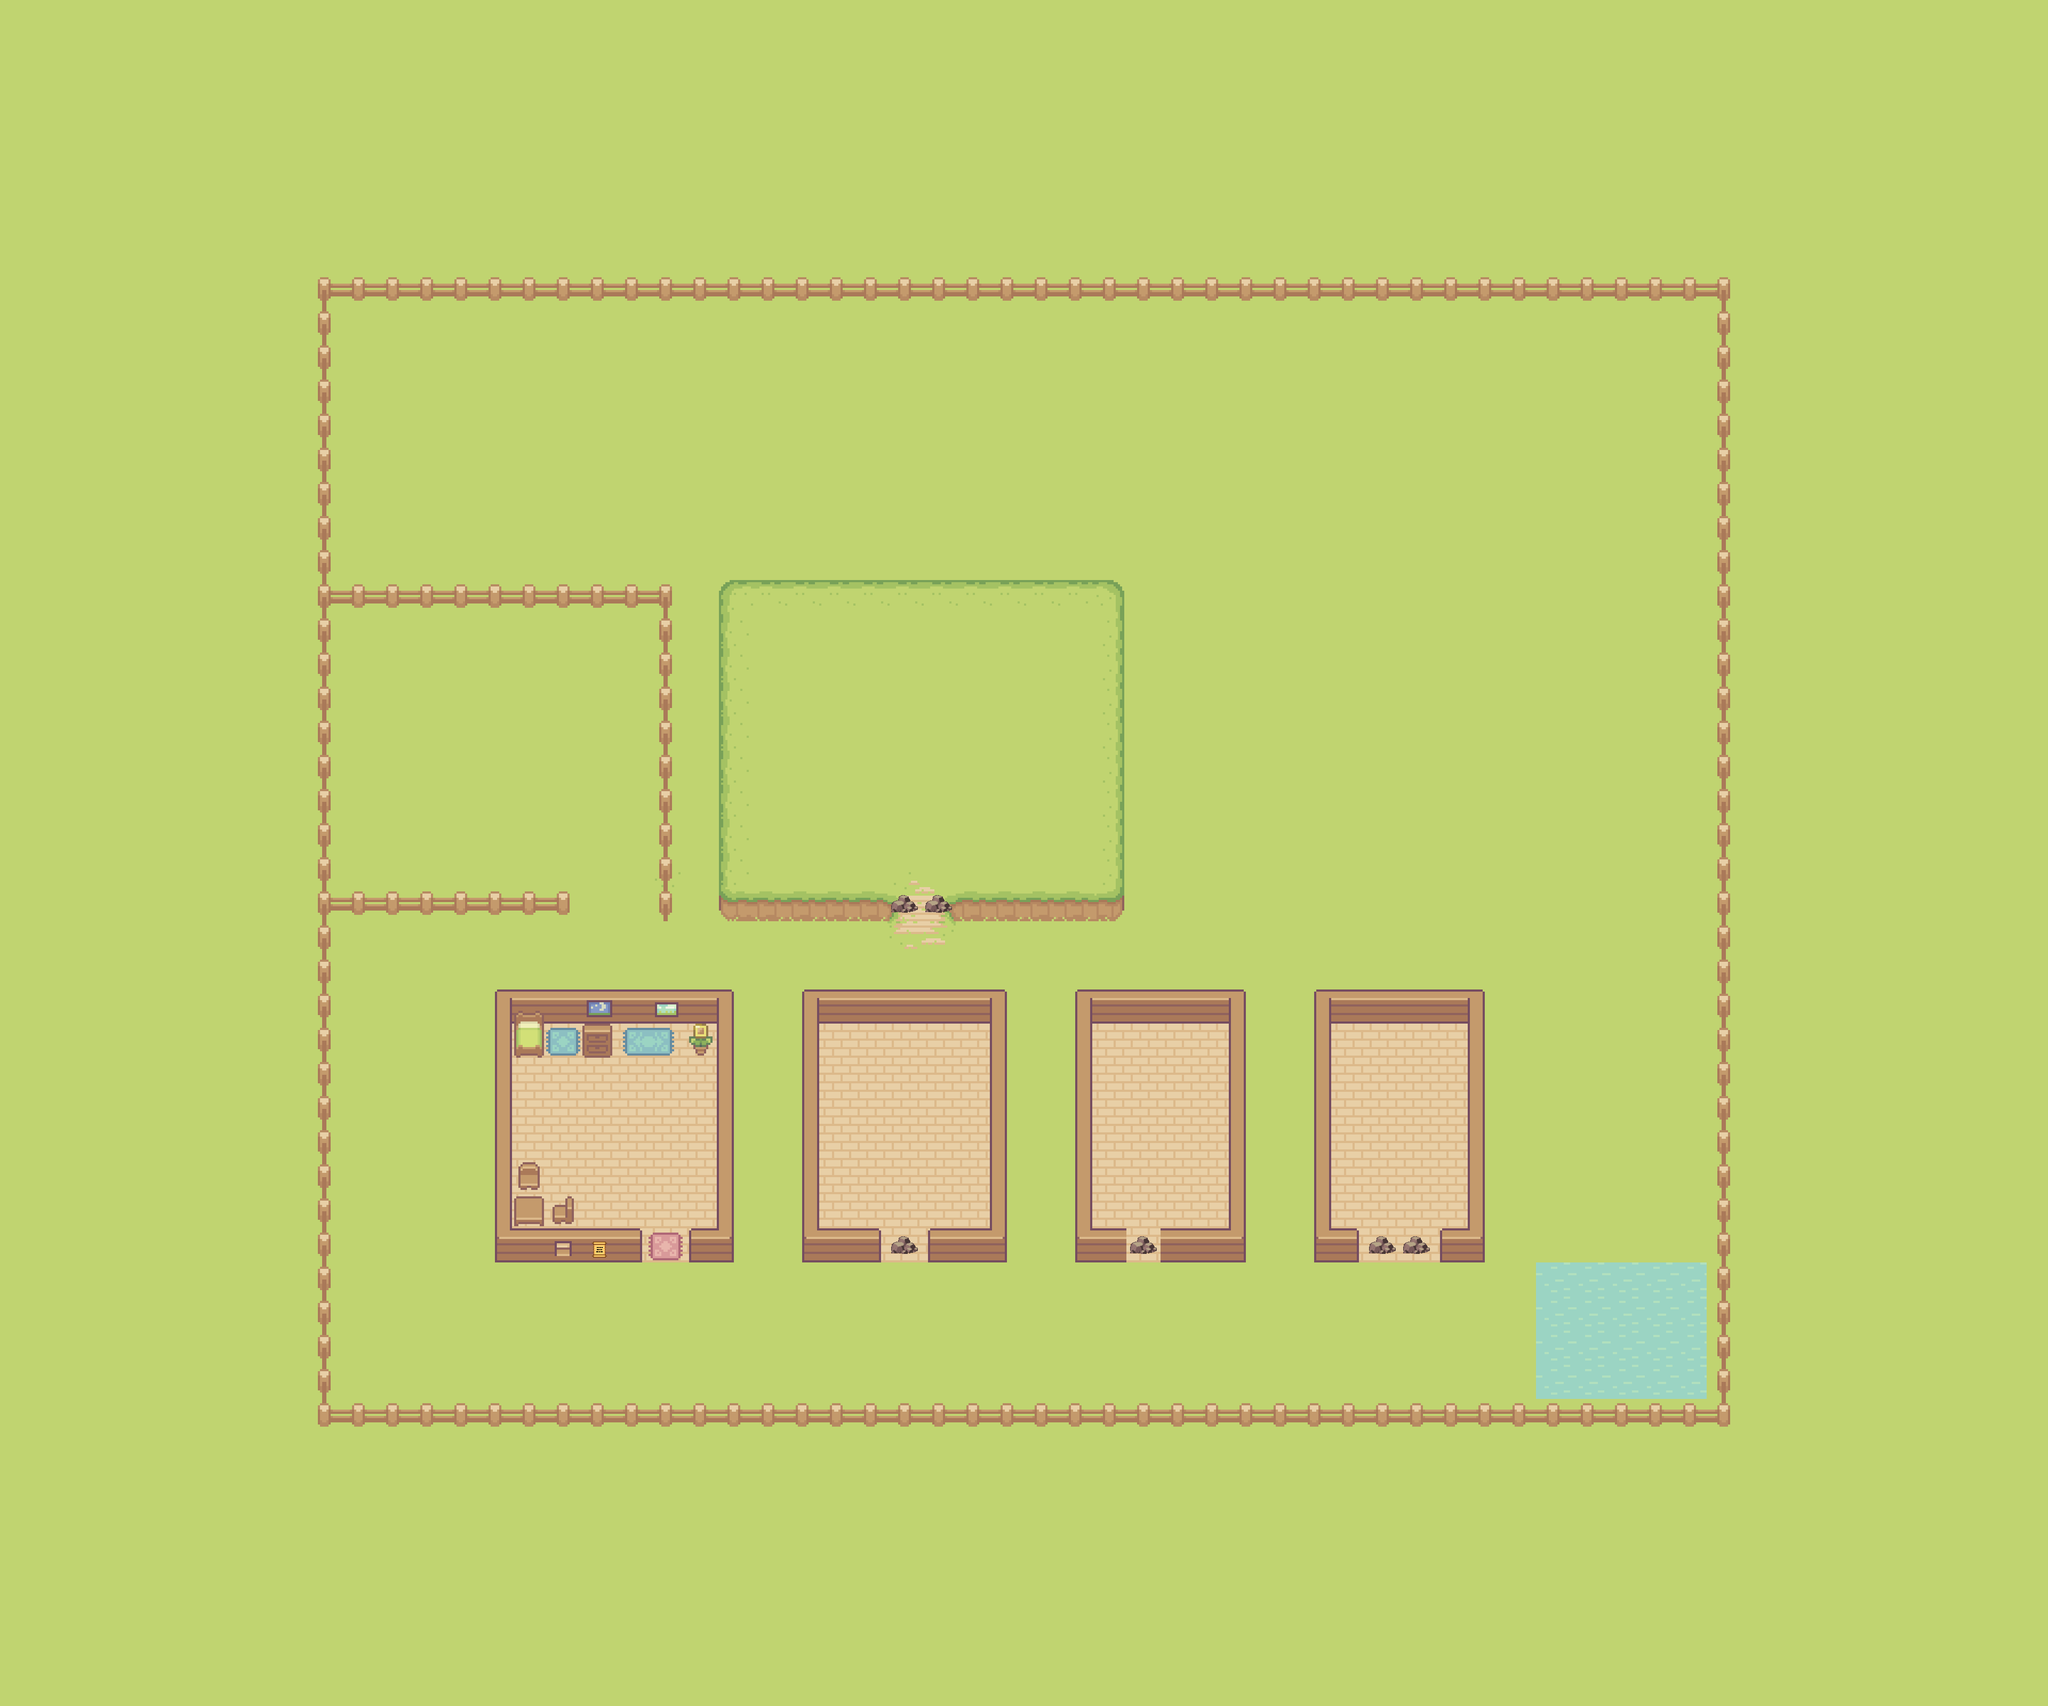

This game map was drawn from its Tiled (.tmx) file and the tilesets committed beside it. A one-line description and the trimmed map source follow:
An orthogonal 60x50 tile map with 64x64 px tiles, 9 tile layers (Ground, Water, Hills, Fence, ...), 2 hidden layers not drawn, 11 tilesets and 96 objects (13x Tree, 11x Location, 5x NPC, 3x Interaction, Start, ...).

<map version="1.10" tiledversion="1.11.1" orientation="orthogonal" renderorder="right-down" width="60" height="50" tilewidth="64" tileheight="64" infinite="0" nextlayerid="37" nextobjectid="396">
 <tileset firstgid="1" source="Tilesets/Grass.tsx" />
 <tileset firstgid="81" source="Tilesets/Hills.tsx" />
 <tileset firstgid="117" source="Tilesets/Fences.tsx" />
 <tileset firstgid="133" source="Tilesets/Plant Decoration.tsx" />
 <tileset firstgid="143" source="Tilesets/Objects.tsx" />
 <tileset firstgid="153" source="Tilesets/Paths.tsx" />
 <tileset firstgid="169" source="Tilesets/interaction.tsx" />
 <tileset firstgid="171" source="Tilesets/Water.tsx" />
 <tileset firstgid="172" source="Tilesets/House.tsx" />
 <tileset firstgid="207" source="Tilesets/House Decoration.tsx" />
 <tileset firstgid="261" source="Tilesets/Rock.tsx" />
 <layer id="19" name="Ground" width="60" height="50">
  <data>[3000 cells, 3000 non-empty, 1 distinct tile ids]</data>
 </layer>
 <objectgroup id="34" name="Location">
  <object id="373" name="Maplewood Village" type="Location" x="816.485" y="1714" width="2050.79" height="900" />
  <object id="374" name="Maplewood Village" type="Location" x="896" y="1860" width="504" height="500" />
  <object id="383" name="Maplewood Village" type="Location" x="1976" y="1854" width="380" height="516" />
  <object id="382" name="Maplewood Village" type="Location" x="1474" y="1854" width="450" height="518" />
  <object id="390" name="Maplewood Village" type="Location" x="2426" y="1854" width="380" height="516" />
  <object id="375" name="Your Room" type="Location" x="978" y="2030" width="344" height="258" />
  <object id="377" name="Whispering Woods" type="Location" x="1409.03" y="1146.79" width="630" height="504" />
  <object id="378" name="Guild House" type="Location" x="1558" y="2160" width="280" height="128" />
  <object id="379" name="Shop House" type="Location" x="2520" y="2124" width="222" height="162" />
  <object id="389" name="Golden Meadow" type="Location" x="674" y="1188" width="532" height="458" />
  <object id="391" name="Waterworks" type="Location" x="2069" y="1973" width="222" height="318" />
 </objectgroup>
 <layer id="33" name="Water" width="60" height="50">
  <data>[3000 cells, 20 non-empty, 1 distinct tile ids]</data>
 </layer>
 <layer id="22" name="Hills" width="60" height="50">
  <data>[3000 cells, 44 non-empty, 14 distinct tile ids]</data>
 </layer>
 <layer id="23" name="Fence" width="60" height="50">
  <data>[3000 cells, 174 non-empty, 8 distinct tile ids]</data>
 </layer>
 <layer id="20" name="HouseFloor" width="60" height="50">
  <data>[3000 cells, 133 non-empty, 1 distinct tile ids]</data>
 </layer>
 <layer id="21" name="HouseWalls" width="60" height="50">
  <data>[3000 cells, 97 non-empty, 11 distinct tile ids]</data>
 </layer>
 <layer id="24" name="HouseFurnitureBottom" width="60" height="50">
  <data>[3000 cells, 4 non-empty, 4 distinct tile ids]</data>
 </layer>
 <layer id="25" name="HouseFurnitureTop" width="60" height="50">
  <data>[3000 cells, 10 non-empty, 10 distinct tile ids]</data>
 </layer>
 <layer id="36" name="Rock" width="60" height="50">
  <data>[3000 cells, 6 non-empty, 1 distinct tile ids]</data>
 </layer>
 <objectgroup id="26" name="Trees">
  <object id="274" name="Large" type="Tree" gid="148" x="1446.55" y="1274.73" width="96" height="124" />
  <object id="275" name="Large" type="Tree" gid="148" x="1612.48" y="1497.88" width="96" height="124" />
  <object id="276" name="Large" type="Tree" gid="148" x="1435.64" y="1601.52" width="96" height="124" />
  <object id="277" name="Large" type="Tree" gid="148" x="1667.03" y="1336.79" width="96" height="124" />
  <object id="278" name="Large" type="Tree" gid="148" x="1807.03" y="1248.79" width="96" height="124" />
  <object id="279" name="Large" type="Tree" gid="148" x="1955.03" y="1308.79" width="96" height="124" />
  <object id="280" name="Large" type="Tree" gid="148" x="1859.03" y="1448.79" width="96" height="124" />
  <object id="281" name="Large" type="Tree" gid="148" x="1959.03" y="1624.79" width="96" height="124" />
  <object id="282" name="Large" type="Tree" gid="148" x="1550.18" y="1368.06" width="96" height="124" />
  <object id="283" name="Small" type="Tree" gid="149" x="1463.03" y="1444.79" width="56" height="116" />
  <object id="284" name="Small" type="Tree" gid="149" x="1585.58" y="1612.67" width="56" height="116" />
  <object id="285" name="Small" type="Tree" gid="149" x="1767.39" y="1493.88" width="56" height="116" />
  <object id="286" name="Small" type="Tree" gid="149" x="1631.03" y="1236.79" width="56" height="116" />
 </objectgroup>
 <objectgroup id="27" name="Decoration">
  <object id="295" gid="147" x="472" y="1820" width="56" height="112" />
  <object id="296" gid="147" x="432" y="1480" width="56" height="112" />
  <object id="297" gid="147" x="488" y="1092" width="56" height="112" />
  <object id="298" gid="147" x="464" y="676" width="56" height="112" />
  <object id="299" gid="147" x="800" y="472" width="56" height="112" />
  <object id="300" gid="147" x="1244" y="436" width="56" height="112" />
  <object id="301" gid="147" x="412" y="2328" width="56" height="112" />
  <object id="302" gid="147" x="488" y="2660" width="56" height="112" />
  <object id="303" gid="147" x="636" y="2828" width="56" height="112" />
  <object id="304" gid="147" x="1128" y="2852" width="56" height="112" />
  <object id="305" gid="147" x="1520" y="2852" width="56" height="112" />
  <object id="306" gid="147" x="2052" y="2852" width="56" height="112" />
  <object id="307" gid="147" x="2272" y="2820" width="56" height="112" />
  <object id="308" gid="147" x="2900" y="2824" width="56" height="112" />
  <object id="309" gid="147" x="3380" y="2808" width="56" height="112" />
  <object id="310" gid="147" x="3404" y="2384" width="56" height="112" />
  <object id="311" gid="147" x="3280" y="1712" width="56" height="112" />
  <object id="312" gid="147" x="3320" y="1968" width="56" height="112" />
  <object id="313" gid="147" x="3436" y="1992" width="56" height="112" />
  <object id="314" gid="147" x="3412" y="1788" width="56" height="112" />
  <object id="315" gid="147" x="3336" y="1296" width="56" height="112" />
  <object id="316" gid="147" x="3336" y="892" width="56" height="112" />
  <object id="317" gid="147" x="3348" y="592" width="56" height="112" />
  <object id="318" gid="147" x="1560" y="476" width="56" height="112" />
  <object id="319" gid="147" x="2116" y="480" width="56" height="112" />
  <object id="320" gid="147" x="2632" y="476" width="56" height="112" />
  <object id="321" gid="150" x="1338" y="2816" width="44" height="48" />
  <object id="322" gid="150" x="1746" y="2788" width="44" height="48" />
  <object id="323" gid="150" x="846" y="2784" width="44" height="48" />
  <object id="324" gid="150" x="442" y="2060" width="44" height="48" />
  <object id="325" gid="150" x="478" y="1280" width="44" height="48" />
  <object id="326" gid="150" x="498" y="480" width="44" height="48" />
  <object id="327" gid="150" x="1766" y="488" width="44" height="48" />
  <object id="328" gid="150" x="1030" y="460" width="44" height="48" />
  <object id="329" gid="150" x="1378" y="488" width="44" height="48" />
  <object id="330" gid="150" x="2374" y="452" width="44" height="48" />
  <object id="331" gid="150" x="2454" y="2764" width="44" height="48" />
  </objectgroup>
 <objectgroup id="29" name="Player">
  <!-- 10 objects omitted --></objectgroup>
 <objectgroup id="30" name="NPC">
  <!-- 6 objects omitted --></objectgroup>
 <layer id="31" name="Farmable" width="60" height="50" visible="0">
  <data>[3000 cells, 72 non-empty, 1 distinct tile ids]</data>
 </layer>
 <layer id="32" name="Collision" width="60" height="50" visible="0">
  <data>[3000 cells, 340 non-empty, 1 distinct tile ids]</data>
 </layer>
</map>
<!-- 35 of 96 objects omitted -->
